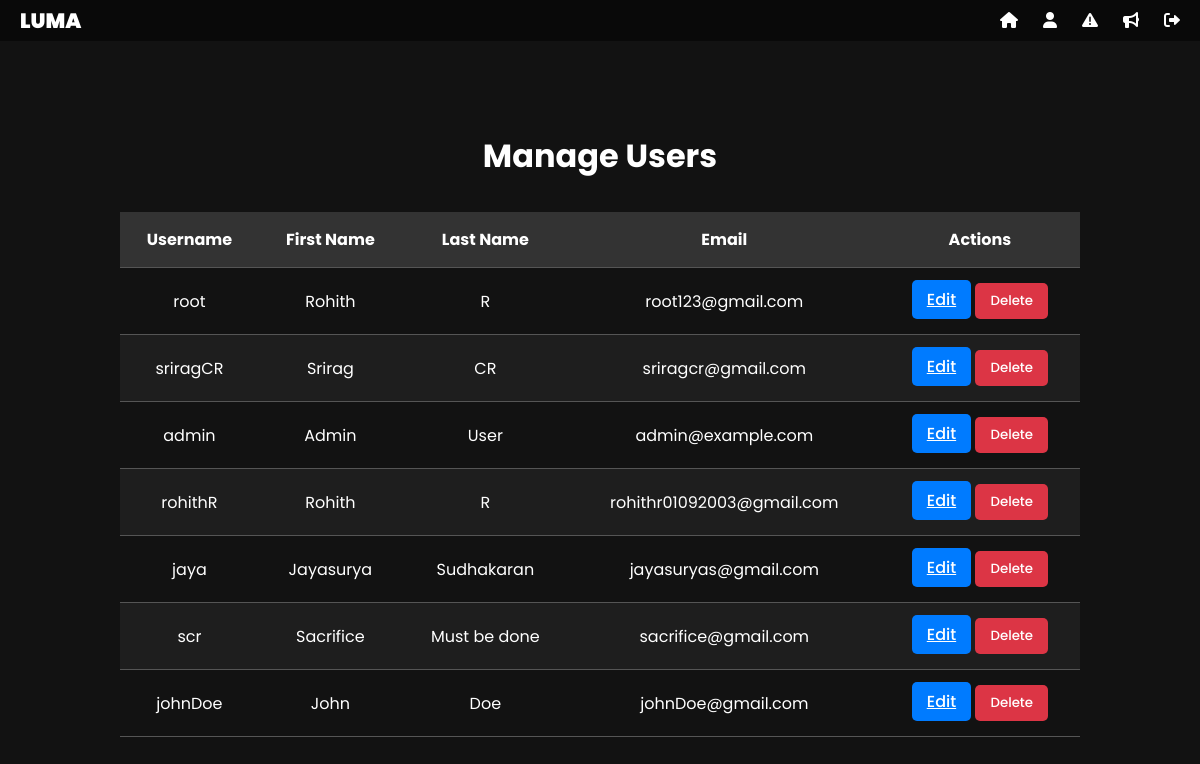
/admin-dashboard/manage-users/ (signed in), run on the app's committed database.
### chat/models.py (models this page shows, shortened)
class User(AbstractBaseUser):
    first_name = models.CharField(max_length=30)
    last_name = models.CharField(max_length=30)
    username = models.CharField(max_length=30, unique=True)
    email = models.EmailField(unique=True)
    profile_picture = models.ImageField(upload_to='profile_pics/', blank=True, null=True)  # Optional field
    created_at = models.DateTimeField(auto_now_add=True)
    is_active = models.BooleanField(default=True)
    is_admin = models.BooleanField(default=False)
    is_banned = models.BooleanField(default=False)
    ban_expiry = models.DateTimeField(null=True, blank=True)
    ban_reason = models.TextField(blank=True, null=True)
    objects = UserManager()
    USERNAME_FIELD = 'username'
    REQUIRED_FIELDS = ['email', 'first_name', 'last_name']
    class Meta:
        db_table = 'chat_user'
    def is_currently_banned(self):
        if not self.is_banned:
            return False
        if self.ban_expiry and timezone.now() > self.ban_expiry:
            self.unban_user()
            return False
        return True

### chat/views.py (the view)
# urls.py: path('admin-dashboard/manage-users/', manage_users, name='manage_users'),
@admin_required
def manage_users(request):
    users = User.objects.all()
    return render(request, 'admin_users.html', {'users': users})

### chat/views.py (called while the page is built)
def admin_required(view_func):
    @wraps(view_func)
    def _wrapped_view(request, *args, **kwargs):
        if not request.user.is_authenticated:
            messages.error(request, 'Please login to access this page.')
            return redirect('admin_login')
        if not request.user.is_admin:
            messages.error(request, 'You do not have permission to access the admin area.')
            return redirect('home')
        return view_func(request, *args, **kwargs)
    return _wrapped_view

### templates/admin_users.html (shortened to what this page needs)
{% extends 'admin_base.html' %}
{% block content %}
    <h1 class="manage-users-header">Manage Users</h1>
    <div class="manage-users-table-wrapper">
        <table class="manage-users-table">
            <thead>
                <tr>
                    <th>Username</th>
                    <th>First Name</th>
                    <th>Last Name</th>
                    <th>Email</th>
                    <th>Actions</th>
                </tr>
            </thead>
            <tbody>
                {% for user in users %}
                <tr>
                    <td>{{ user.username }}</td>
                    <td>{{ user.first_name }}</td>
                    <td>{{ user.last_name }}</td>
                    <td>{{ user.email }}</td>
                    <td>
                        <a href="{% url 'edit_user' user.id %}" class="btn btn-primary btn-sm">Edit</a>
                        <button class="btn btn-danger btn-sm" onclick="openModal({{ user.id }})">Delete</button>
                    </td>
                </tr>
                {% endfor %}
            </tbody>
        </table>
    </div>
{% endblock %}

### data on the page
User: username "root", first_name "Rohith", last_name "R", email "root123@gmail.com"
User: username "sriragCR", first_name "Srirag", last_name "CR", email "sriragcr@gmail.com"
User: username "admin", first_name "Admin", last_name "User", email "admin@example.com"
User: username "rohithR", first_name "Rohith", last_name "R", email "rohithr01092003@gmail.com"
User: username "jaya", first_name "Jayasurya", last_name "Sudhakaran", email "jayasuryas@gmail.com"
User: username "scr", first_name "Sacrifice", last_name "Must be done", email "sacrifice@gmail.com"
User: username "johnDoe", first_name "John", last_name "Doe", email "johnDoe@gmail.com"
